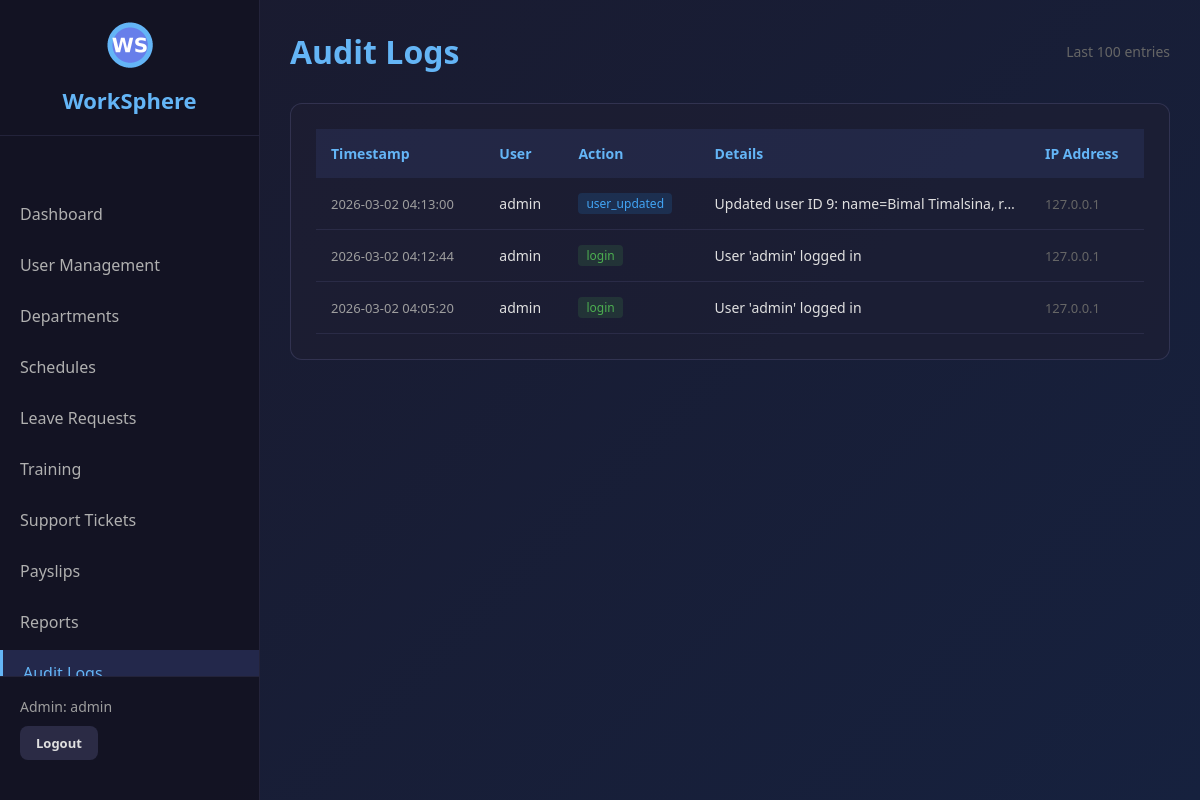
Screenshot of /admin/audit-logs (signed in) with the database file from the repository.
### tables this page shows
CREATE TABLE audit_logs (
            id INTEGER PRIMARY KEY AUTOINCREMENT,
            user_id INTEGER,
            action TEXT NOT NULL,
            details TEXT,
            ip_address TEXT,
            created_at TIMESTAMP DEFAULT CURRENT_TIMESTAMP
        );

CREATE TABLE users (
            id INTEGER PRIMARY KEY AUTOINCREMENT,
            username TEXT UNIQUE NOT NULL,
            email TEXT UNIQUE NOT NULL,
            password TEXT NOT NULL,
            role TEXT NOT NULL,
            full_name TEXT NOT NULL,
            department_id INTEGER,
            phone TEXT,
            address TEXT,
            hire_date TEXT,
            status TEXT DEFAULT 'active',
            mfa_enabled INTEGER DEFAULT 0,
            mfa_secret TEXT,
            created_at TIMESTAMP DEFAULT CURRENT_TIMESTAMP
        );

### app.py (the view)
@app.route('/admin/audit-logs')
@admin_required
def admin_audit_logs():
    conn = get_db()
    cursor = conn.cursor()
    logs = cursor.execute('''
        SELECT al.*, u.username
        FROM audit_logs al
        LEFT JOIN users u ON al.user_id = u.id
        ORDER BY al.created_at DESC
        LIMIT 100
    ''').fetchall()
    return render_template('admin_audit_logs.html', logs=logs)

### app.py (called while the page is built)
def get_db():
    if 'db' not in g:
        g.db = sqlite3.connect(
            DATABASE,
            timeout=20,                   # wait up to 20s if locked
            check_same_thread=False
        )
        g.db.row_factory = sqlite3.Row
        g.db.execute("PRAGMA journal_mode=WAL")    # WAL allows concurrent reads
        g.db.execute("PRAGMA busy_timeout=20000")  # 20s busy timeout at SQLite level
    return g.db

def admin_required(f):
    @wraps(f)
    def decorated_function(*args, **kwargs):
        if 'user_id' not in session:
            flash('Please login to access this page', 'error')
            return redirect('/login')
        if session.get('actual_role') != 'admin':
            flash('Admin access required', 'error')
            return redirect('/employee/dashboard')
        return f(*args, **kwargs)
    return decorated_function

### templates/admin_audit_logs.html (shortened to what this page needs)
<!DOCTYPE html>
<html lang="en">
<head>
    <link rel="stylesheet" href="/static/css/style.css">
</head>
<body>
    <div class="dashboard-container">
        <nav class="sidebar">
            <div class="logo-container">
                <img src="/static/images/logo.png" alt="WorkSphere Logo" class="logo-small">
                <h2>WorkSphere</h2>
            </div>
            <ul class="nav-menu">
                <li><a href="/admin/dashboard">Dashboard</a></li>
                <li><a href="/admin/users">User Management</a></li>
                <li><a href="/admin/departments">Departments</a></li>
                <li><a href="/admin/schedules">Schedules</a></li>
                <li><a href="/admin/leave-requests">Leave Requests</a></li>
                <li><a href="/admin/training">Training</a></li>
                <li><a href="/admin/support">Support Tickets</a></li>
                <li><a href="/admin/payslips">Payslips</a></li>
                <li><a href="/admin/reports">Reports</a></li>
                <li class="active"><a href="/admin/audit-logs">Audit Logs</a></li>
            </ul>
            <div class="user-info">
                <p>Admin: {{ session.username }}</p>
                <a href="/logout" class="btn btn-secondary btn-sm">Logout</a>
            </div>
        </nav>
        <main class="main-content">
            <header class="page-header">
                <h1>Audit Logs</h1>
                <span style="color: #666; font-size: 14px;">Last 100 entries</span>
            </header>
            <div class="section">
                {% if logs %}
                <table class="data-table">
                    <thead>
                        <tr>
                            <th>Timestamp</th>
                            <th>User</th>
                            <th>Action</th>
                            <th>Details</th>
                            <th>IP Address</th>
                        </tr>
                    </thead>
                    <tbody>
                        {% for log in logs %}
                        <tr>
                            <td style="white-space: nowrap; color: #9e9e9e; font-size: 13px;">
                                {{ log.created_at }}
                            </td>
                            <td>{{ log.username or '—' }}</td>
                            <td>
                                {% set a = log.action %}
                                {% if 'login' in a %}
                                    <span class="action-badge action-login">{{ a }}</span>
                                {% elif 'logout' in a %}
                                    <span class="action-badge action-logout">{{ a }}</span>
                                {% elif 'user' in a or 'mfa' in a or 'password' in a %}
                                    <span class="action-badge action-user">{{ a }}</span>
                                {% elif 'training' in a %}
                                    <span class="action-badge action-training">{{ a }}</span>
                                {% elif 'payslip' in a %}
                                    <span class="action-badge action-payslip">{{ a }}</span>
                                {% elif 'ticket' in a %}
                                    <span class="action-badge action-ticket">{{ a }}</span>
                                {% elif 'leave' in a %}
                                    <span class="action-badge action-leave">{{ a }}</span>
                                {% elif 'schedule' in a %}
                                    <span class="action-badge action-schedule">{{ a }}</span>
                                {% elif 'department' in a %}
                                    <span class="action-badge action-department">{{ a }}</span>
                                {% else %}
                                    <span class="action-badge action-other">{{ a }}</span>
                                {% endif %}
                            </td>
                            <td class="log-details" title="{{ log.details or '' }}">
                                {{ log.details or '—' }}
                            </td>
                            <td style="color: #666; font-size: 13px;">{{ log.ip_address or '—' }}</td>
                        </tr>
                        {% endfor %}
                    </tbody>
                </table>
                {% else %}
                <div class="empty-logs">
                    <div class="icon">📋</div>
                    <p>No audit log entries yet. Actions taken in the system will appear here.</p>
                </div>
                {% endif %}
            </div>
        </main>
    </div>
</body>
</html>

### static/css/style.css (style rules this page uses)
* { margin: 0; padding: 0; box-sizing: border-box; }
body { font-family: 'Segoe UI', Tahoma, Geneva, Verdana, sans-serif; background: linear-gradient(135deg, #1a1a2e 0%, #16213e 100%); color: #e0e0e0; min-height: 100vh; }
.logo-container { text-align: center; margin-bottom: 30px; }
.btn { padding: 12px 24px; border: none; border-radius: 8px; cursor: pointer; font-size: 14px; font-weight: 600; transition: all 0.3s ease; text-decoration: none; display: inline-block; }
.btn-secondary { background: rgba(100, 100, 150, 0.3); color: #e0e0e0; }
.btn-sm { padding: 8px 16px; font-size: 13px; }
.dashboard-container { display: flex; min-height: 100vh; }
.sidebar { width: 260px; background: rgba(20, 20, 35, 0.95); border-right: 1px solid rgba(100, 100, 150, 0.2); padding: 20px 0; position: fixed; height: 100vh; overflow-y: auto; display: flex; flex-direction: column; }
.logo-small { width: 50px; height: 50px; margin-bottom: 10px; }
.sidebar .logo-container { padding: 0 20px 20px 20px; border-bottom: 1px solid rgba(100, 100, 150, 0.2); flex-shrink: 0; }
.sidebar .logo-container h2 { color: #64b5f6; font-size: 22px; }
.nav-menu { list-style: none; padding: 20px 0; flex: 1; overflow-y: auto; }
.nav-menu li { margin: 5px 0; }
.nav-menu a { display: block; padding: 12px 20px; color: #b0b0b0; text-decoration: none; transition: all 0.3s ease; }
.nav-menu li.active a { background: rgba(100, 126, 234, 0.2); color: #64b5f6; border-left: 3px solid #64b5f6; }
.user-info { padding: 20px; border-top: 1px solid rgba(100, 100, 150, 0.2); background: rgba(20, 20, 35, 0.95); flex-shrink: 0; margin-top: auto; }
.user-info p { margin-bottom: 10px; font-size: 14px; color: #9e9e9e; }
.main-content { margin-left: 260px; flex: 1; padding: 30px; }
.page-header { display: flex; justify-content: space-between; align-items: center; margin-bottom: 30px; }
.page-header h1 { color: #64b5f6; font-size: 32px; }
.section { background: rgba(30, 30, 50, 0.6); border: 1px solid rgba(100, 100, 150, 0.3); border-radius: 12px; padding: 25px; margin-bottom: 30px; }
.data-table { width: 100%; border-collapse: collapse; }
.data-table thead { background: rgba(100, 126, 234, 0.1); }
.data-table th { padding: 15px; text-align: left; color: #64b5f6; font-weight: 600; font-size: 14px; }
.data-table td { padding: 15px; border-bottom: 1px solid rgba(100, 100, 150, 0.2); color: #e0e0e0; font-size: 14px; }

### templates/admin_audit_logs.html (style rules this page uses)
.action-badge { display: inline-block; padding: 2px 8px; border-radius: 4px; font-size: 12px; font-weight: 500; white-space: nowrap; }
.action-login { background: rgba(76,175,80,0.15); color: #4caf50; }
.action-user { background: rgba(33,150,243,0.15); color: #42a5f5; }
.log-details { color: #9e9e9e; font-size: 12px; max-width: 300px; white-space: nowrap; overflow: hidden; text-overflow: ellipsis; }

### rows the page displays
audit_logs: created_at "2026-03-02 04:13:00", username "admin", action "user_updated", details "Updated user ID 9: name=Bimal Timalsina,…", ip_address "127.0.0.1"
audit_logs: created_at "2026-03-02 04:12:44", username "admin", action "login", details "User 'admin' logged in", ip_address "127.0.0.1"
audit_logs: created_at "2026-03-02 04:05:20", username "admin", action "login", details "User 'admin' logged in", ip_address "127.0.0.1"

### other values shown
{{ session.username }} "admin"
